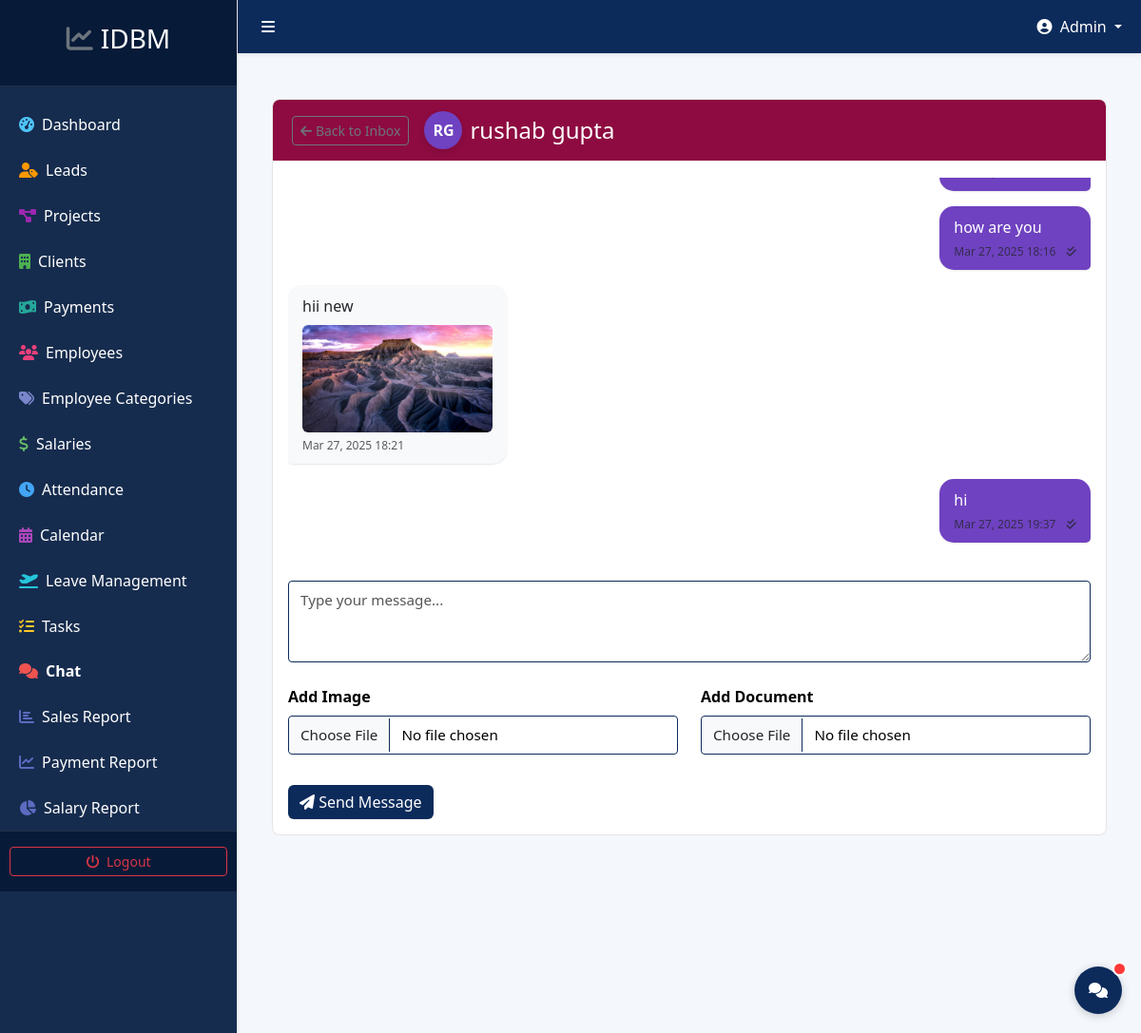
The app's page /chat/direct/2/ (signed in) with its own data.
### chat/models.py (models this page shows, shortened)
class Message(models.Model):
    sender = models.ForeignKey(User, on_delete=models.CASCADE, related_name='sent_messages')
    receiver = models.ForeignKey(User, on_delete=models.CASCADE, related_name='received_messages', null=True, blank=True)
    group = models.ForeignKey(ChatGroup, on_delete=models.CASCADE, null=True, blank=True, related_name='messages')
    content = models.TextField()
    image = models.ImageField(upload_to='chat_images/', null=True, blank=True)
    document = models.FileField(upload_to='chat_documents/', null=True, blank=True)
    timestamp = models.DateTimeField(default=timezone.now)
    is_read = models.BooleanField(default=False)
    class Meta:
        ordering = ['timestamp']

### chat/views.py (the view)
# urls.py: path('direct/<int:user_id>/', views.direct_message, name='direct_message'),
@login_required
def direct_message(request, user_id):
    receiver = get_object_or_404(User, id=user_id)
    conversation = Message.objects.filter(
        (Q(sender=request.user) & Q(receiver=receiver)) |
        (Q(sender=receiver) & Q(receiver=request.user)),
        group__isnull=True
    ).order_by('timestamp')
    unread_messages = conversation.filter(sender=receiver, is_read=False)
    for msg in unread_messages:
        msg.is_read = True
        msg.save()
    if request.method == 'POST':
        form = MessageForm(request.POST, request.FILES)
        if form.is_valid():
            message = form.save(commit=False)
            message.sender = request.user
            message.receiver = receiver
            message.save()
            return redirect('chat:direct_message', user_id=receiver.id)
    else:
        form = MessageForm()
    context = {
        'receiver': receiver,
        'conversation': conversation,
        'form': form,
    }
    return render(request, 'chat/direct_message.html', context)

### chat/forms.py
class MessageForm(forms.ModelForm):
    class Meta:
        model = Message
        fields = ['content', 'image', 'document']
        widgets = {
            'content': forms.Textarea(attrs={'class': 'form-control border-purple', 'rows': 3, 'placeholder': 'Type your message...'}),
            'image': forms.FileInput(attrs={'class': 'form-control border-purple'}),
            'document': forms.FileInput(attrs={'class': 'form-control border-purple'}),
        }

### accounts/models.py (called while the page is built)
    @property
    def is_admin(self):
        return self.role == 'admin'

### employees/context_processors.py (called while the page is built, shortened)
def attendance_processor(request):
    context = {}
    return context

### templates/chat/direct_message.html (shortened to what this page needs)
{% extends 'base.html' %}
{% load static %}
{% block content %}
<div class="container-fluid py-4">
    <div class="row">
        <div class="col-12">
            <div class="card">
                <div class="card-header d-flex justify-content-between align-items-center">
                    <div class="d-flex align-items-center">
                        <a href="{% url 'chat:inbox' %}" class="btn btn-sm btn-outline-secondary me-3">
                            <i class="fas fa-arrow-left"></i> Back to Inbox
                        </a>
                        <div class="d-flex align-items-center">
                            <div class="avatar-circle me-2">
                                {% if receiver.userprofile.profile_picture %}
                                    <img src="{{ receiver.userprofile.profile_picture }}" alt="{{ receiver.get_full_name }}" class="rounded-circle" width="40" height="40">
                                {% else %}
                                    <span class="avatar-initials">{{ receiver.first_name|first }}{{ receiver.last_name|first }}</span>
                                {% endif %}
                            </div>
                            <h4 class="mb-0">{{ receiver.get_full_name|default:receiver.username }}</h4>
                        </div>
                    </div>
                </div>
                <div class="card-body">
                    <div class="chat-container mb-4" style="height: 400px; overflow-y: auto; display: flex; flex-direction: column;">
                        {% if conversation %}
                            {% for message in conversation %}
                                <div class="message-container {% if message.sender == request.user %}message-sent{% else %}message-received{% endif %} mb-3">
                                    <div class="message-bubble">
                                        <div class="message-content">{{ message.content|linebreaksbr }}</div>
                                        {% if message.image %}
                                            <div class="message-attachment mt-2">
                                                <img src="{{ message.image.url }}" class="img-fluid rounded" style="max-width: 200px;">
                                            </div>
                                        {% endif %}
                                        <div class="message-meta text-muted small">
                                            <span>{{ message.timestamp|date:"M d, Y H:i" }}</span>
                                            {% if message.is_read and message.sender == request.user %}
                                                <span class="ms-2"><i class="fas fa-check-double"></i></span>
                                            {% endif %}
                                        </div>
                                    </div>
                                </div>
                            {% endfor %}
                        {% else %}
                            <div class="no-messages text-center align-self-center">
                                <i class="fas fa-comments fa-3x mb-3 text-muted"></i>
                                <p>No messages yet. Start your conversation!</p>
                            </div>
                        {% endif %}
                    </div>
                    <form method="post" enctype="multipart/form-data" class="message-form">
                        <div class="row">
                            <div class="col-md-12">
                                <div class="form-group">
                                    {{ form.content }}
                                </div>
                            </div>
                        </div>
                        <div class="row mt-2">
                            <div class="col-md-6">
                                <div class="form-group">
                                    <label for="{{ form.image.id_for_label }}" class="form-label">Add Image</label>
                                    {{ form.image }}
                                </div>
                            </div>
                            <div class="col-md-6">
                                <div class="form-group">
                                    <label for="{{ form.document.id_for_label }}" class="form-label">Add Document</label>
                                    {{ form.document }}
                                </div>
                            </div>
                        </div>
                        <div class="row mt-3">
                            <div class="col-md-12">
                                <button type="submit" class="btn btn-primary">
                                    <i class="fas fa-paper-plane"></i> Send Message
                                </button>
                            </div>
                        </div>
                    </form>
                </div>
            </div>
        </div>
    </div>
</div>
{% endblock %}

### templates/base.html (shortened to what this page needs)
<!DOCTYPE html>
<html lang="en">
<head>
    <link href="https://cdn.jsdelivr.net/npm/bootstrap@5.3.0/dist/css/bootstrap.min.css" rel="stylesheet">
    <link rel="stylesheet" href="https://cdnjs.cloudflare.com/ajax/libs/font-awesome/6.4.0/css/all.min.css">
    <link rel="stylesheet" href="https://cdnjs.cloudflare.com/ajax/libs/animate.css/4.1.1/animate.min.css">
    <link rel="stylesheet" href="/static/css/custom.css">
</head>
<body class="text-dark" style="background-color: var(--light-bg);">
    <div class="wrapper">
        {% if user.is_authenticated %}
            {% include 'navigation.html' %}
        {% endif %}
        <div class="main-content {% if user.is_authenticated %}with-sidebar{% endif %}">
            {% if user.is_authenticated %}
                <nav class="navbar navbar-expand-lg navbar-dark shadow-sm" style="background-color: var(--primary);">
                    <div class="container-fluid">
                        <button class="btn btn-link text-white" id="menu-toggle">
                            <i class="fas fa-bars"></i>
                        </button>
                        <ul class="navbar-nav ms-auto">
                            <li class="nav-item dropdown">
                                <a class="nav-link dropdown-toggle text-white" href="#" id="navbarDropdown" role="button" data-bs-toggle="dropdown" aria-expanded="false">
                                    <i class="fas fa-user-circle me-1"></i>
                                    {{ user.get_full_name|default:user.username }}
                                </a>
                            </li>
                        </ul>
                    </div>
                </nav>
            {% endif %}
            <div class="container-fluid p-4">
                {% block content %}{% endblock %}
            </div>
        </div>
    </div>
    {% if user.is_authenticated %}
    <div class="chat-icon-container">
        <div class="chat-icon" id="chatIcon">
            <i class="fas fa-comments"></i>
            <div class="chat-notification" id="chatNotification" style="display: none;"></div>
        </div>
    </div>
    {% endif %}
</body>
</html>

### static/css/custom.css (style rules this page uses)
:root { --primary: #0c2b5b; --primary-light: #1e4a8f; --primary-dark: #071a38; --secondary: #4a86e8; --secondary-light: #6ba1ff; --accent: #ff4757; --dark-bg: #162c4e; --light-bg: #f4f7fc; --light-secondary: #d1e3ff; --light-tertiary: #b8d1ff; --card-bg: #ffffff; --text-dark: #000000; --text-white: #ffffff; --text-medium: #333333; --text-muted: #555555; --success: #28a745; --warning: #ffc107; --danger: #f53b57; --info: #0abde3; --border-color: #d1dbe8; --notification-dot: #ff3838; --form-heading: #8D0B41; }
body { background-color: var(--light-bg); color: var(--text-dark); font-family: 'Segoe UI', Tahoma, Geneva, Verdana, sans-serif; min-height: 100vh; position: relative; }
.text-dark { color: black !important; }
.btn-primary { background-color: var(--primary); color: white; border: none; transition: all 0.3s; }
.border-purple { border-color: var(--primary) !important; }
.bg-grey { background-color: white !important; }
.form-control, .form-select { background-color: white; border: 1px solid #ced4da; color: var(--text-dark); padding: 0.75rem 1rem; font-size: 1rem; line-height: 1.5; border-radius: 0.25rem; }
.form-control::placeholder { color: var(--text-muted); }
.form-label { font-weight: 600; color: black; margin-bottom: 0.5rem; font-size: 1rem; display: block; }
.form-group { margin-bottom: 1.5rem; }
label { font-weight: 600; color: black; margin-bottom: 0.5rem; display: block; }
.form-control, .form-select { padding: 0.5rem 0.75rem; font-size: 0.95rem; }
textarea.form-control { min-height: 80px; max-height: 150px; }
.form-group, .mb-3 { margin-bottom: 1rem !important; }
.chat-icon-container { position: fixed; bottom: 20px; right: 20px; display: flex; flex-direction: row-reverse; z-index: 1000; }
.chat-icon { width: 50px; height: 50px; border-radius: 50%; background-color: var(--primary); color: white; display: flex; align-items: center; justify-content: center; cursor: pointer; margin-left: 10px; box-shadow: 0 2px 10px rgba(0,0,0,0.2); position: relative; transition: all 0.3s ease; }
.chat-notification { position: absolute; top: -5px; right: -5px; width: 15px; height: 15px; border-radius: 50%; background-color: var(--notification-dot); border: 2px solid white; }
.card-header { background-color: var(--form-heading) !important; color: white !important; font-weight: 500; }
.wrapper { display: flex; width: 100%; min-height: 100vh; }
.main-content { width: 100%; min-height: 100vh; transition: all 0.3s; background-color: var(--light-bg); }
.main-content.with-sidebar { margin-left: 250px; }
.card { border-radius: 0.5rem; overflow: hidden; transition: transform 0.3s, box-shadow 0.3s; background-color: white; border: 1px solid rgba(0,0,0,0.1); color: var(--text-dark); margin-bottom: 1.5rem; }
.card-header { border-bottom: 1px solid rgba(0,0,0,0.1); background-color: var(--form-heading) !important; color: white !important; font-weight: 500; padding: 0.75rem 1.25rem; }
.fade-in { animation: fadeIn 0.5s ease-in-out; }
.avatar-circle { width: 36px; height: 36px; border-radius: 50%; display: flex; align-items: center; justify-content: center; font-weight: bold; color: white; text-transform: uppercase; flex-shrink: 0; font-size: 16px; box-shadow: 0 3px 6px rgba(0, 0, 0, 0.1); transition: all 0.3s ease; }

### templates/chat/direct_message.html (style rules this page uses)
.message-container { display: flex; margin-bottom: 15px; }
.message-sent { justify-content: flex-end; }
.message-received { justify-content: flex-start; }
.message-bubble { max-width: 70%; padding: 10px 15px; border-radius: 15px; box-shadow: 0 1px 2px rgba(0,0,0,0.1); }
.message-sent .message-bubble { background-color: #6f42c1; color: white; border-bottom-right-radius: 5px; }
.message-received .message-bubble { background-color: #f8f9fa; color: #212529; border-bottom-left-radius: 5px; }
.message-meta { font-size: 0.75rem; margin-top: 5px; }
.message-sent .message-meta { text-align: right; color: rgba(255,255,255,0.8); }
.avatar-circle { width: 40px; height: 40px; background-color: #6f42c1; border-radius: 50%; display: flex; justify-content: center; align-items: center; color: white; font-weight: bold; overflow: hidden; }
.avatar-initials { font-size: 16px; }

### records on screen
Message: is_read True (drawn)
Message: content "how are you", timestamp "Mar 27, 2025 18:16", is_read True (drawn)
Message: content "hii new", image (picture), timestamp "Mar 27, 2025 18:21"
Message: content "hi", timestamp "Mar 27, 2025 19:37", is_read True (drawn)

### other values on screen
{{ user.get_full_name|default:user.username }} "Admin"
{{ receiver.first_name|first }} "R"
{{ receiver.last_name|first }} "G"
{{ receiver.get_full_name|default:receiver.username }} "rushab gupta"
